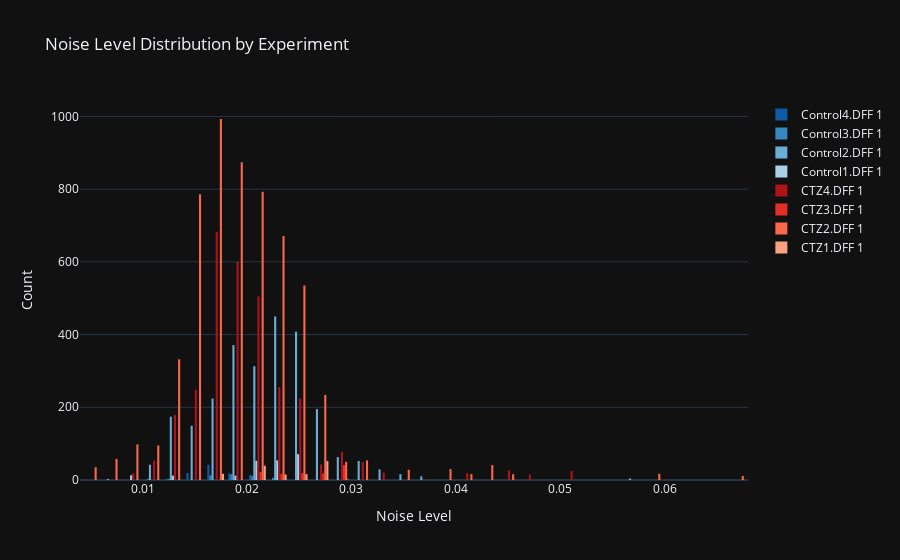

Notebook cell for this chart:
### Code cell
#For all individual experiments, plot the noise level histogram in different colors
fig = go.Figure()
for experiment_id in experiments_amplitude_df['experiment_id'].unique():
    experiment_df_subset = experiments_amplitude_df[experiments_amplitude_df['experiment_id'] == experiment_id]
    fig.add_trace(go.Histogram(x=experiment_df_subset['noise_level'], nbinsx=50, name=experiment_id))

fig.update_layout(title='Noise Level Distribution by Experiment', xaxis_title='Noise Level', yaxis_title='Count')
#Makee the plot dark
fig.update_layout(template='plotly_dark')
#Use experiment_palette to color the histogram bars
for i, experiment_id in enumerate(experiments_amplitude_df['experiment_id'].unique()):
    fig.data[i].marker.color = experiment_palette[experiment_id]
fig.show()

#Save as html
fig.write_html('noise_level_histogram_by_experiment.html')
